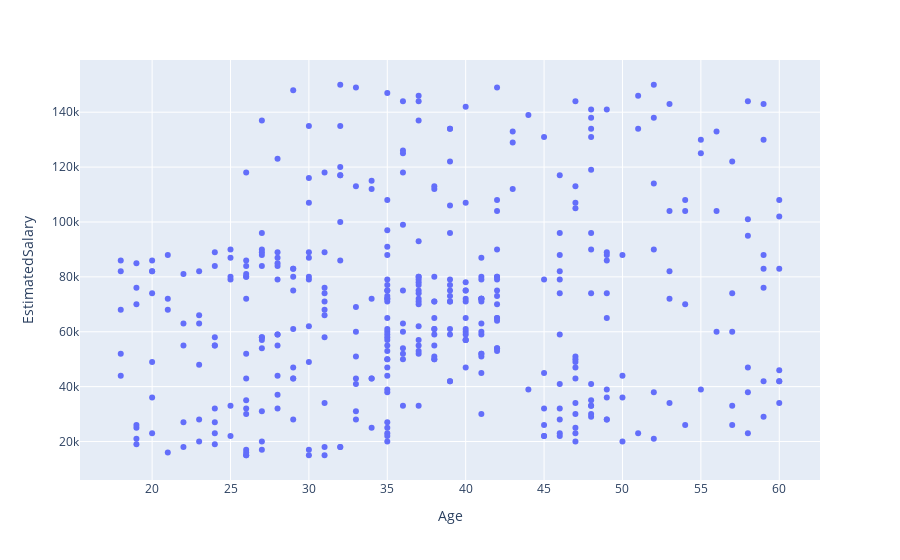

Notebook source saved alongside this figure:
### Code cell
df['groups']=AgglomerativeClustering(n_clusters=3).fit_predict(X)
df.plot(kind='scatter',x='Age',y='EstimatedSalary')

### Figure 1 — Plotly figure (JSON) as saved in the notebook; plotly's stock layout.template omitted (floating-point values rounded to 4 significant figures; data arrays with more than 128 entries replaced by an {"elided": "..."} marker saying what was removed)
{"data": [{"hovertemplate": "Age=%{x}<br>EstimatedSalary=%{y}<extra></extra>", "legendgroup": "", "marker": {"color": "#636efa", "symbol": "circle"}, "mode": "markers", "name": "", "orientation": "v", "showlegend": false, "type": "scatter", "x": {"elided": "400 int values"}, "xaxis": "x", "y": {"elided": "400 int values"}, "yaxis": "y"}], "layout": {"legend": {"tracegroupgap": 0}, "margin": {"t": 60}, "xaxis": {"anchor": "y", "domain": [0, 1], "title": {"text": "Age"}}, "yaxis": {"anchor": "x", "domain": [0, 1], "title": {"text": "EstimatedSalary"}}}}
